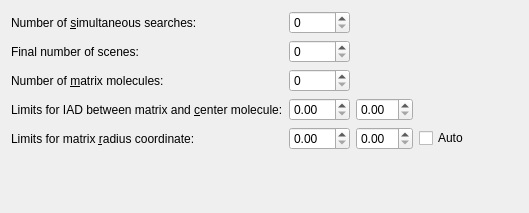
<?xml version="1.0" encoding="UTF-8"?>
<ui version="4.0">
 <class>Tab_Params</class>
 <widget class="QWidget" name="Tab_Params">
  <property name="geometry">
   <rect>
    <x>0</x>
    <y>0</y>
    <width>529</width>
    <height>213</height>
   </rect>
  </property>
  <property name="windowTitle">
   <string>Form</string>
  </property>
  <layout class="QGridLayout" name="gridLayout">
   <item row="2" column="0">
    <widget class="QLabel" name="label">
     <property name="text">
      <string>Number of &amp;matrix molecules:</string>
     </property>
     <property name="buddy">
      <cstring>spin_numMatrixMols</cstring>
     </property>
    </widget>
   </item>
   <item row="0" column="0">
    <widget class="QLabel" name="label_2">
     <property name="text">
      <string>Number of &amp;simultaneous searches:</string>
     </property>
     <property name="buddy">
      <cstring>spin_numSearches</cstring>
     </property>
    </widget>
   </item>
   <item row="4" column="0">
    <widget class="QLabel" name="label_3">
     <property name="text">
      <string>Limits for IAD between matrix and &amp;center molecule:</string>
     </property>
     <property name="buddy">
      <cstring>spin_IAD_min</cstring>
     </property>
    </widget>
   </item>
   <item row="5" column="0">
    <widget class="QLabel" name="label_5">
     <property name="text">
      <string>Limits for matrix &amp;radius coordinate:</string>
     </property>
     <property name="buddy">
      <cstring>spin_radius_min</cstring>
     </property>
    </widget>
   </item>
   <item row="0" column="1">
    <widget class="QSpinBox" name="spin_numSearches">
     <property name="maximum">
      <number>10000</number>
     </property>
    </widget>
   </item>
   <item row="2" column="1">
    <widget class="QSpinBox" name="spin_numMatrixMols"/>
   </item>
   <item row="4" column="1">
    <widget class="QDoubleSpinBox" name="spin_IAD_min"/>
   </item>
   <item row="4" column="2">
    <widget class="QDoubleSpinBox" name="spin_IAD_max"/>
   </item>
   <item row="5" column="1">
    <widget class="QDoubleSpinBox" name="spin_radius_min"/>
   </item>
   <item row="5" column="2">
    <widget class="QDoubleSpinBox" name="spin_radius_max"/>
   </item>
   <item row="6" column="0">
    <spacer name="verticalSpacer">
     <property name="orientation">
      <enum>Qt::Vertical</enum>
     </property>
     <property name="sizeHint" stdset="0">
      <size>
       <width>20</width>
       <height>40</height>
      </size>
     </property>
    </spacer>
   </item>
   <item row="5" column="3">
    <widget class="QCheckBox" name="cb_radius_auto">
     <property name="text">
      <string>Auto</string>
     </property>
    </widget>
   </item>
   <item row="6" column="3">
    <spacer name="horizontalSpacer">
     <property name="orientation">
      <enum>Qt::Horizontal</enum>
     </property>
     <property name="sizeHint" stdset="0">
      <size>
       <width>40</width>
       <height>20</height>
      </size>
     </property>
    </spacer>
   </item>
   <item row="1" column="0">
    <widget class="QLabel" name="label_4">
     <property name="text">
      <string>Final number of scenes:</string>
     </property>
    </widget>
   </item>
   <item row="1" column="1">
    <widget class="QSpinBox" name="spin_cutoff">
     <property name="maximum">
      <number>10000</number>
     </property>
    </widget>
   </item>
  </layout>
 </widget>
 <tabstops>
  <tabstop>spin_numSearches</tabstop>
  <tabstop>spin_numMatrixMols</tabstop>
  <tabstop>spin_IAD_min</tabstop>
  <tabstop>spin_IAD_max</tabstop>
  <tabstop>spin_radius_min</tabstop>
  <tabstop>spin_radius_max</tabstop>
  <tabstop>cb_radius_auto</tabstop>
 </tabstops>
 <resources/>
 <connections>
  <connection>
   <sender>cb_radius_auto</sender>
   <signal>clicked(bool)</signal>
   <receiver>spin_radius_min</receiver>
   <slot>setDisabled(bool)</slot>
   <hints>
    <hint type="sourcelabel">
     <x>826</x>
     <y>143</y>
    </hint>
    <hint type="destinationlabel">
     <x>526</x>
     <y>144</y>
    </hint>
   </hints>
  </connection>
  <connection>
   <sender>cb_radius_auto</sender>
   <signal>clicked(bool)</signal>
   <receiver>spin_radius_max</receiver>
   <slot>setDisabled(bool)</slot>
   <hints>
    <hint type="sourcelabel">
     <x>943</x>
     <y>144</y>
    </hint>
    <hint type="destinationlabel">
     <x>661</x>
     <y>148</y>
    </hint>
   </hints>
  </connection>
 </connections>
</ui>
